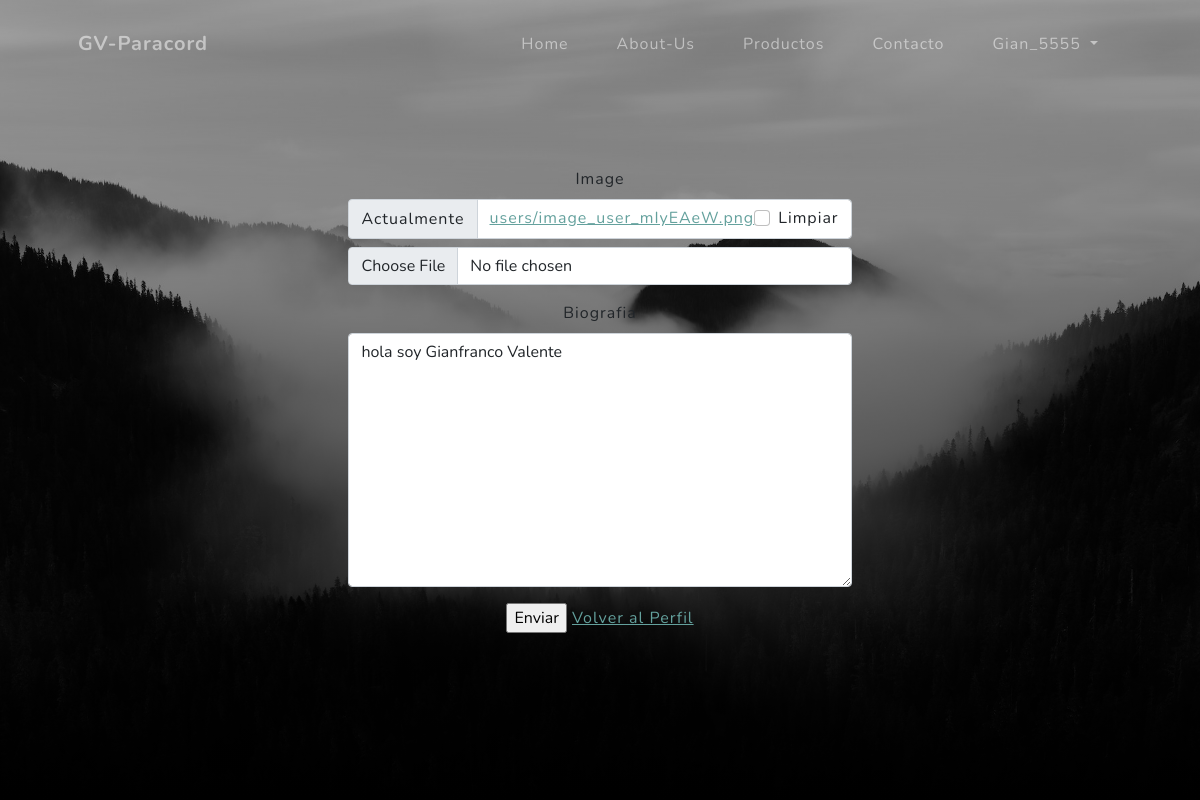
Before: /perfilEditar/ (signed in) with the older database file.
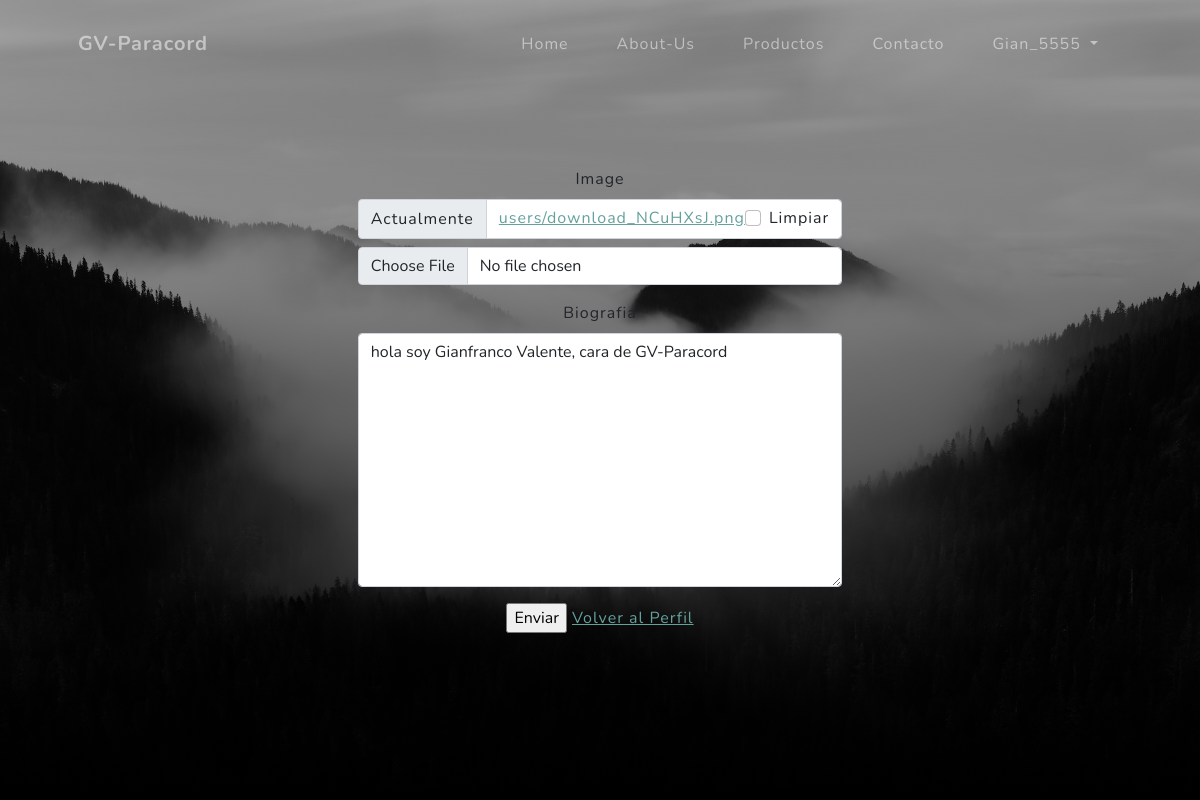
After: the same page with the newer database file.
### AppECP/models.py (models this page shows, shortened)
class Profile(models.Model):
	user = models. OneToOneField(User, on_delete=models.CASCADE, related_name='profile')
	image = models.ImageField(default='users/image_user.png', upload_to='users/', null=True, blank=True)
	biografia = models.TextField(max_length=400, null=True, blank=True)
	class Meta:
		verbose_name = 'Perfil'
		verbose_name_plural = 'Perfiles'
		ordering = ['-id']

### AppECP/views.py (the view)
# urls.py: path('perfilEditar/', editar_perfil, name='perfilEditar'),
def editar_perfil(request):
    user = request.user.id
    profile = Profile.objects.get(user__id=user)
    if request.method == 'POST':
        form=PerfilFormulario(request.POST, request.FILES, instance=profile)
        if form.is_valid():
            profile.image = form.cleaned_data.get('image')
            profile.biografia = form.cleaned_data.get('biografia')
            profile.save()
            return redirect('perfil')
    else:
        form=PerfilFormulario(instance=profile)
    context={
        'form':form,
    }
    return render(request, "AppECP/perfil_modificar.html", context)

### AppECP/forms.py
class PerfilFormulario (forms.ModelForm):
      class Meta:
        model = Profile
        fields = ['image', 'biografia']

### AppECP/templates/AppECP/perfil_modificar.html (shortened to what this page needs)
{% load crispy_forms_tags %}
<!DOCTYPE html>
<html lang="en">
    <head>
        {% load static %}
        <link href="{% static 'css/styles.css'%}" rel="stylesheet" />
    </head>
    <body id="page-top">
        <nav class="navbar navbar-expand-lg navbar-light fixed-top" id="mainNav">
            <div class="container px-4 px-lg-5">
                <a class="navbar-brand" href="#page-top">GV-Paracord</a>
                <div class="collapse navbar-collapse" id="navbarResponsive">
                    <ul class="navbar-nav ms-auto">
                        <li class="nav-item"><a class="nav-link" href={% url 'home' %}>Home</a></li>
                        <li class="nav-item"><a class="nav-link" href={% url 'aboutus' %}>About-Us</a></li>
                        <li class="nav-item"><a class="nav-link" href={% url 'products' %}>Productos</a></li>
                        <li class="nav-item"><a class="nav-link" href={% url 'contacto' %}>Contacto</a></li>
                        {% if request.user.is_authenticated %}
                        <li class="nav-item dropdown">
                            <a class="nav-link dropdown-toggle" href="#" role="button" data-bs-toggle="dropdown" aria-expanded="false">
                                {{ user.username}}
                            </a>
                          </li>
                        {% else %}
                        <li class="nav-item"><a class="nav-link" href={% url 'login' %}>Ingresar</a></li>
                        <li class="nav-item"><a class="nav-link" href={% url 'register' %}>Registrarse</a></li>
                        {% endif %}
                    </ul>
                </div>
            </div>
        </nav>
        <header class="masthead">
            <div class="container px-4 px-lg-5 d-flex h-100 align-items-center justify-content-center">
                <div class="d-flex justify-content-center">
                    <div class="text-center">
                        <form enctype="multipart/form-data" action="" method="POST">{% csrf_token %}
                            {{ form | crispy }}
                            <input type="submit", value="Enviar">
                            <a href={% url 'perfil' %} class="card-link">Volver al Perfil </a>
                        </form>
                    </div>
                </div>
            </div>
        </header>

Changed rows visible on the page:
changed Profile: biografia "hola soy Gianfranco Valente" → "hola soy Gianfranco Valente, cara de GV-Paracord"
Other visible differences:
text no longer shown: "Image Actualmente users/image_user_mIyEAeW.png Limpiar Biografia"
text now shown: "Image Actualmente users/download_NCuHXsJ.png Limpiar Biografia"
